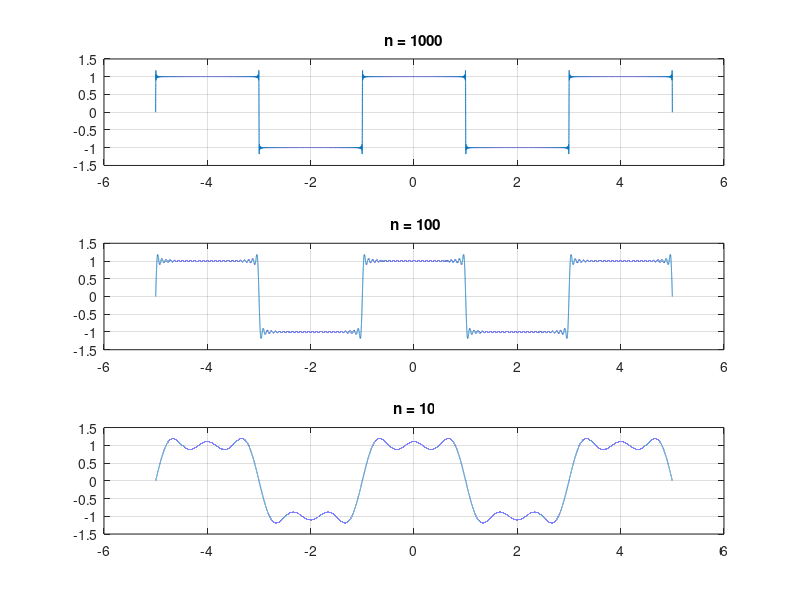

Recreate this plot in MATLAB.
close all
clear all
%% Practical 25/02/2026

% Write a MATLAB program to observe gibbs phenomenon  of CTFS
% representation of a periodic square wave.

% Generate f(t) = summation -n to n( Cn e^jnw.t)
% Cases N= 5, 50 & 500, observe the differences.

% TO find Cn, use fourier series analysis equation.
% 1/T integrate (f(t) e^-jnwt dt)
t = -5:10^-4:5;

f1 = zeros(1, length(t));
f2 = zeros(1, length(t));
f3 = zeros(1, length(t));



n = -500:1:500;
Cn = 2*(sin(n*pi/2))./ (n*pi);

for k = 1:1:length(n)
    if n(k) ~= 0
        f1 = f1 + (Cn(k) * exp(sqrt(-1) * n(k) * pi * (t/2)));
    else
        f1 = f1+0;
    end
    
    
end


n = -50:1:50;
Cn = 2*(sin(n*pi/2))./ (n*pi);

for k = 1:1:length(n)
    if n(k) ~= 0
        f2 = f2 + (Cn(k) * exp(sqrt(-1) * n(k) * pi * (t/2)));
    else
        f2 = f2+0;
    end


end


n = -5:1:5;
Cn = 2*(sin(n*pi/2))./ (n*pi);

for k = 1:1:length(n)
    if n(k) ~= 0
        f3 = f3 + (Cn(k) * exp(sqrt(-1) * n(k) * pi * (t/2)));
    else
        f3 = f3+0;
    end


end

figure;

subplot(3,1, 1)
plot(t, f1)
title('n = 1000')
grid on;

subplot(3,1, 2)
plot(t, f2)
title(" n = 100")
grid on;

subplot(3, 1, 3)
plot(t, f3)
title("n = 10")
grid on;
